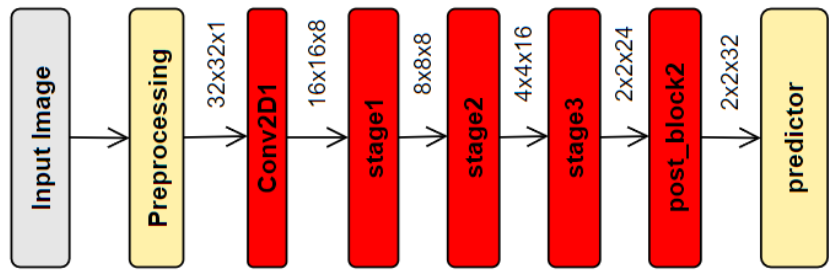
#> input picture CNN1/1.png, 834 x 274 px
$ python -i utils.py   (imports and definitions only)
#> lines starting #> are read from the running program, lines starting #| are printed output that depends on the picture; after the words box and inside, x2 and y2 are one past the last pixel; in counts of white or black regions, pixels touching at a corner belong together
#> further down, picture is the input picture: shape (274, 834, 3); mean B, G, R 158.2, 166.7, 230.7

import matplotlib.pyplot as plt
import torch
import cv2
import numpy as np
class EarlyStopping():
    # [30 lines left out: functions __init__, __call__, visualize_error, not called in this run]


def preprocess(img):
    img = cv2.fastNlMeansDenoisingColored(img,None,10,10,7,21)
    img = cv2.cvtColor(img, cv2.COLOR_BGR2GRAY)
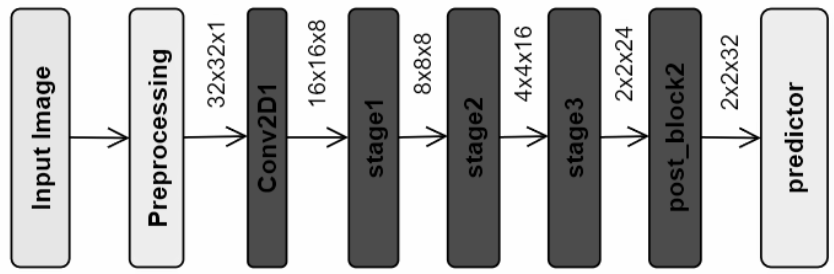
#> img: shape (274, 834); min 0, max 254, mean 184.3

    kernel = np.ones((1, 1), np.uint8)
    img = cv2.dilate(img, kernel, iterations=10)

    img = cv2.erode(img, kernel, iterations=10)

    img = cv2.threshold(img, 120, 200, cv2.THRESH_TOZERO)[1]
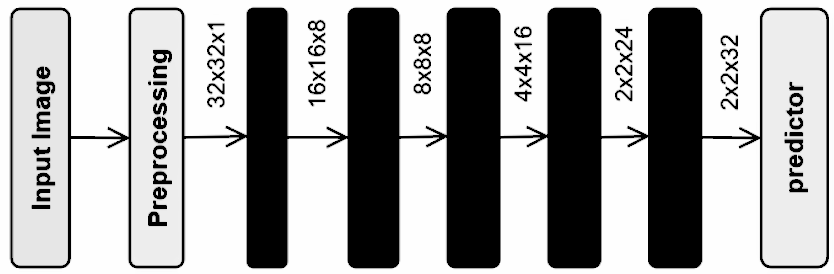
#> img: shape (274, 834); min 0, max 254, mean 163
    img = cv2.threshold(img, 20, 200, cv2.THRESH_TRUNC)[1]
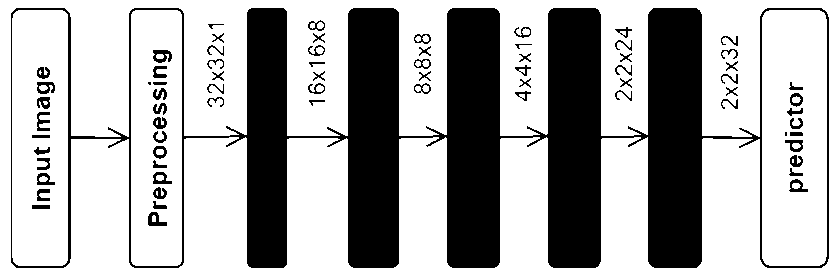
#> img: shape (274, 834); values 0 (black) and 20 (white), 67.1% white; 72 black regions (2 under 20 px), largest, box (x1, y1, x2, y2) and area: (11, 8, 829, 268) 70165, (153, 50, 172, 63) 156, (148, 212, 167, 226) 148

    img = cv2.equalizeHist(img)

    return img

class Metric:
    '''Metric computes accuracy/precision/recall/confusion_matrix with batch updates.'''

    # [98 lines left out: functions __init__, update, _process, accuracy, precision, recall and 1 more, not called in this run]

>>> import cv2
>>> picture = cv2.imread('1.png')
>>> result = preprocess(picture)

$ run again, on CNN1/2.png
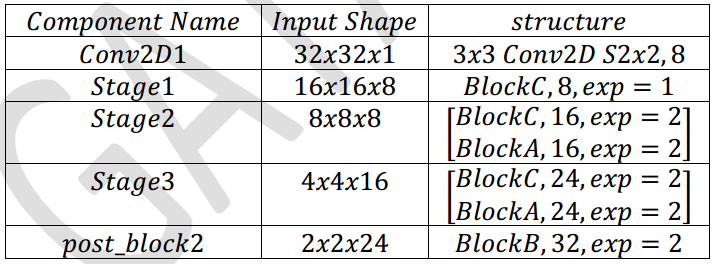
#> input picture CNN1/2.png, 716 x 264 px
#> picture is the input picture: shape (264, 716, 3); mean B, G, R 223.9, 223.9, 223.9
#> in preprocess, `img = cv2.threshold(img, 120, 200, cv2.THRESH_TOZERO)[1]`:
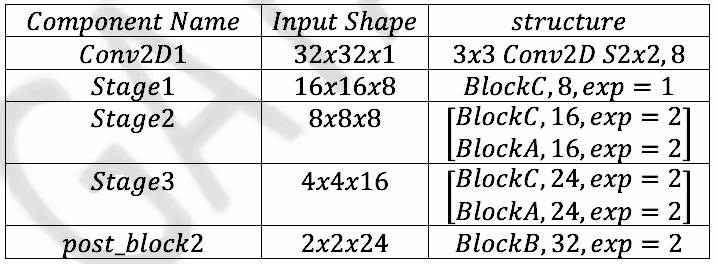
#> img: shape (264, 716); min 0, max 254, mean 220.8
#> in preprocess, `img = cv2.threshold(img, 20, 200, cv2.THRESH_TRUNC)[1]`:
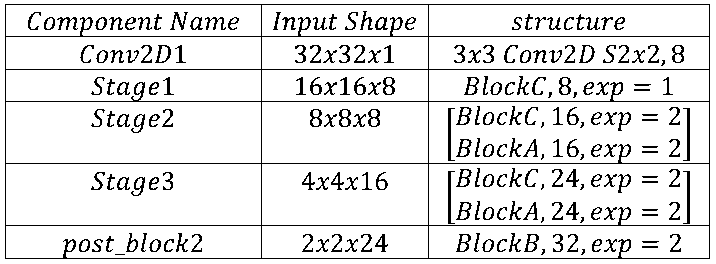
#> img: shape (264, 716); values 0 (black) and 20 (white), 89.3% white; black in thin lines or dots

$ run again, on CNN1/3.png
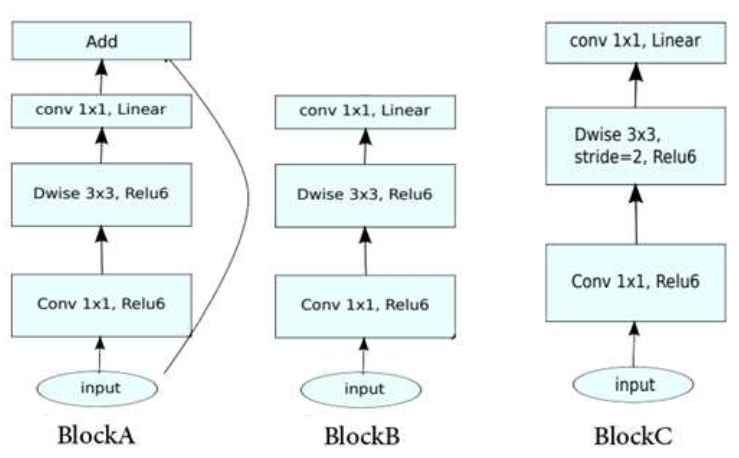
#> input picture CNN1/3.png, 739 x 458 px
#> picture is the input picture: shape (458, 739, 3); mean B, G, R 245.2, 244.8, 239.3
#> in preprocess, `img = cv2.threshold(img, 120, 200, cv2.THRESH_TOZERO)[1]`:
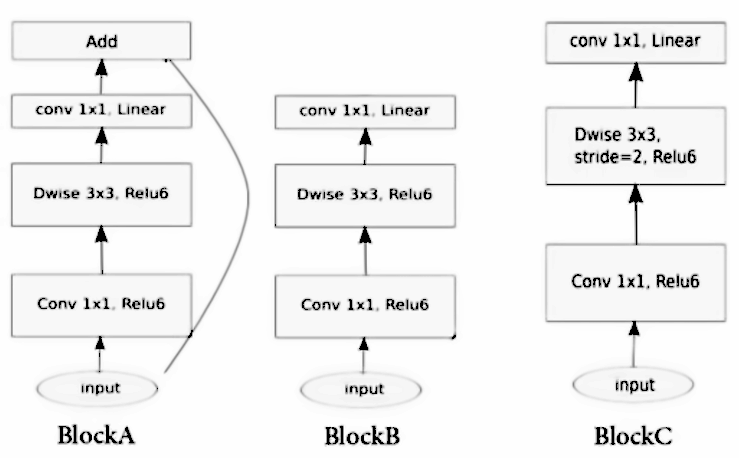
#> img: shape (458, 739); min 0, max 254, mean 242
#> in preprocess, `img = cv2.threshold(img, 20, 200, cv2.THRESH_TRUNC)[1]`:
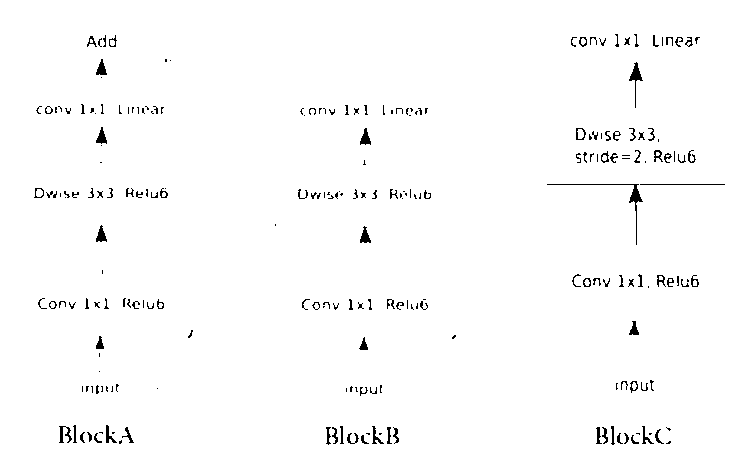
#> img: shape (458, 739); values 0 (black) and 20 (white), 98.3% white; black in thin lines or dots, all inside (x1, y1, x2, y2) = (34, 34, 725, 445)
